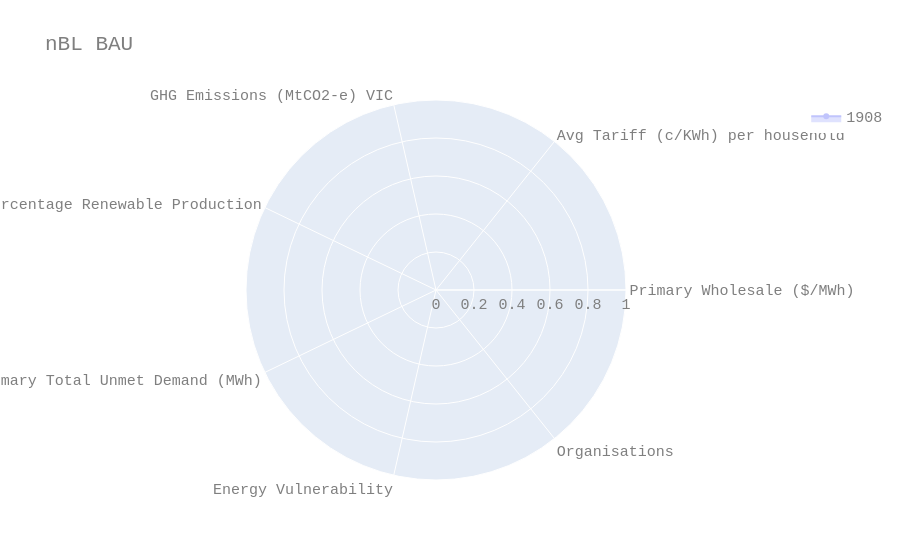

Here is the notebook cell this chart was saved with:
### Markdown cell above
Plot take 1

### Code cell
%matplotlib inline
import plotly.graph_objects as go

ooi = 'bau'


fig = go.Figure()

for year, row in data.iterrows():
    fig.add_trace(go.Scatterpolar(
      r=row[0:],
      theta=categories,
      fill='toself',
      opacity=0.4,
      name="{}".format(year)
    ))

fig.update_layout(
    polar=dict(
        radialaxis=dict(
            visible=True,
            range=[0, 1]
        )),
    showlegend=True,
    title="nBL BAU",
    font=dict(
        family="Courier New, monospace",
        size=15,
        color="#7f7f7f"
    ),
    autosize=True
)

## requires orca to be installed: conda install -c plotly plotly-orca
#fig.write_image('{}/fig{}.png'.format(r'figs', '_nbl_spider_%s'%(ooi)))
fig.show()

### Figure 1 — Plotly figure (JSON) as saved in the notebook; plotly's stock layout.template omitted (floating-point values rounded to 4 significant figures)
{"data": [{"fill": "toself", "name": "1908", "opacity": 0.4, "r": [NaN, NaN, NaN, NaN, NaN, NaN, NaN], "theta": ["Primary Wholesale ($/MWh)", "Avg Tariff (c/KWh) per household", "GHG Emissions (MtCO2-e) VIC", "Percentage Renewable Production", "Primary Total Unmet Demand (MWh)", "Energy Vulnerability", "Organisations"], "type": "scatterpolar"}], "layout": {"autosize": true, "font": {"color": "#7f7f7f", "family": "Courier New, monospace", "size": 15}, "polar": {"radialaxis": {"range": [0, 1], "visible": true}}, "showlegend": true, "title": {"text": "nBL BAU"}}}
